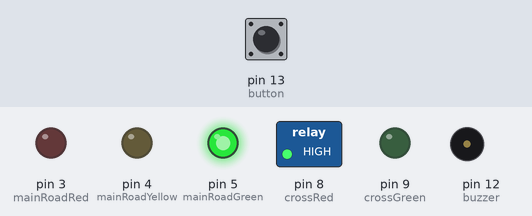
A sketch run on a simulated Arduino Uno, built with avr-gcc and run on an emulated ATmega328P. On the bench: switched loads named in the sketch (green lamp = pin HIGH), output pins drawn as LEDs (lit = HIGH), buzzer (waves = sounding). Inputs (shaded band) come from the test bench; at power-on: pin 13 (button) LOW.

Above: at 1.2 s.
1.3 s: pin 13 (button) pulled HIGH for 3.2 s
At 4.4 s:
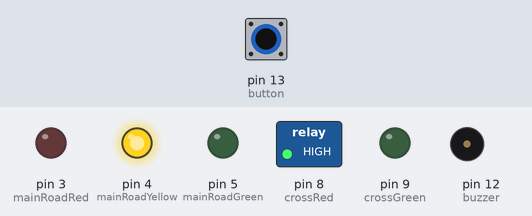
At 6.6 s:
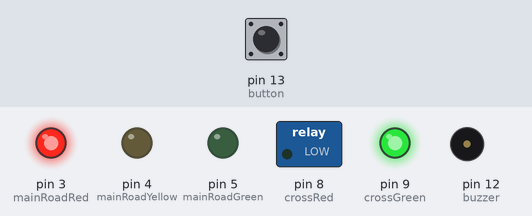
Timing chart, 0 to 13.5 s (numbered marks = the images above; inputs shaded):
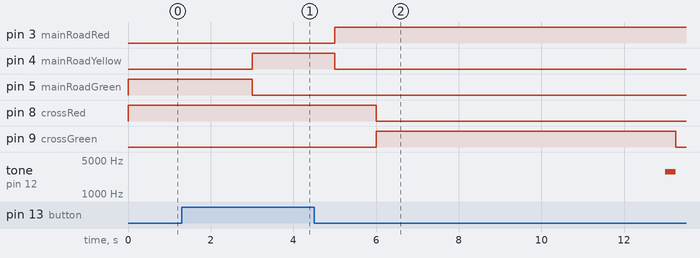

Measured:
- after the input at 1.3 s, pin 3 (mainRoadRed): LOW → HIGH after 3.7 s; pin 4 (mainRoadYellow): LOW → HIGH after 1.7 s, → LOW 2.0 s later; pin 5 (mainRoadGreen): HIGH → LOW after 1.7 s; pin 8 (crossRed): HIGH → LOW after 4.7 s; pin 9 (crossGreen): LOW → HIGH after 4.7 s, → LOW 7.3 s later

The sketch:

homework2.ino
```cpp
const int mainRoadRed = 3;
const int mainRoadYellow = 4;
const int mainRoadGreen = 5;
const int crossRed = 8;
const int crossGreen = 9;
const int buzzer = 12;
const int button = 13;
const int crossTime = 7000;
long buttonGap;

void setup () {
  pinMode(mainRoadRed, OUTPUT);
  pinMode(mainRoadYellow, OUTPUT);
  pinMode(mainRoadGreen, OUTPUT);
  pinMode(crossRed, OUTPUT);
  pinMode(crossGreen, OUTPUT);
  pinMode(buzzer, OUTPUT);
  pinMode(button, INPUT);

  digitalWrite(mainRoadGreen, HIGH);
  digitalWrite(crossRed, HIGH);
}

void loop() {
  int state = digitalRead(button);

   // check if it is over 3 sec since last button press
  if(state == HIGH && (millis() - buttonGap) > 3000) {
    switchLights();
  }
}

void switchLights() {
  digitalWrite(mainRoadGreen, LOW);
  digitalWrite(mainRoadYellow, HIGH);
  delay(2000);

  digitalWrite(mainRoadYellow, LOW);
  digitalWrite(mainRoadRed, HIGH);
  delay(1000);

  digitalWrite(crossRed, LOW);
  digitalWrite(crossGreen, HIGH);
  delay(crossTime);

  for (int i = 0; i < 10; i++){
    digitalWrite(crossGreen, HIGH);
    tone(buzzer, 2900, 250);
    delay(250);
    digitalWrite(crossGreen, LOW);
    delay(250);
  }

  digitalWrite(crossRed, HIGH);
  delay(100);

  digitalWrite(mainRoadGreen, HIGH);
  digitalWrite(mainRoadRed, LOW);

  buttonGap = millis();
}
```
